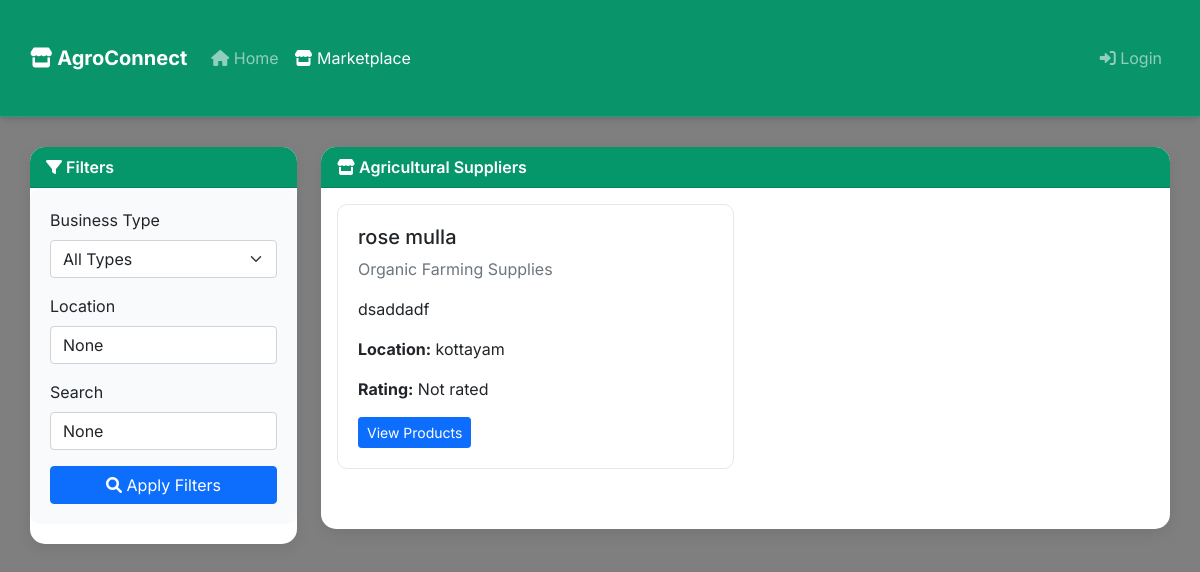
The app's page /marketplace/ (signed in) with its own data.
### supplier/models.py (models this page shows, shortened)
class SupplierProfile(models.Model):
    BUSINESS_TYPE = [
        ('seeds', 'Seeds & Planting Material'),
        ('fertilizers', 'Fertilizers & Nutrients'),
        ('pesticides', 'Pesticides & Crop Protection'),
        ('machinery', 'Farm Machinery & Equipment'),
        ('irrigation', 'Irrigation Systems'),
        ('organic', 'Organic Farming Supplies'),
        ('livestock', 'Livestock Feed & Medicine'),
        ('storage', 'Storage & Processing'),
    ]
    CERTIFICATION_CHOICES = [
        ('organic', 'Organic Certified'),
        ('iso', 'ISO Certified'),
        ('government', 'Government Approved'),
        ('local', 'Locally Verified'),
        ('none', 'Not Certified'),
    ]
    user = models.OneToOneField(settings.AUTH_USER_MODEL, on_delete=models.CASCADE, related_name="supplier_profile")
    business_name = models.CharField(max_length=200)
    business_type = models.CharField(max_length=30, choices=BUSINESS_TYPE)
    description = models.TextField(help_text="Describe your business and specialties")
    location = models.CharField(max_length=200)
    address = models.TextField()
    phone_number = models.CharField(max_length=20)
    email = models.EmailField()
    website = models.URLField(blank=True)
    established_year = models.PositiveIntegerField(validators=[MinValueValidator(1950), MaxValueValidator(2024)])
    certifications = models.CharField(max_length=20, choices=CERTIFICATION_CHOICES, default='none')
    certification_documents = models.FileField(upload_to="supplier_documents/", blank=True, null=True)
    business_license = models.FileField(upload_to="supplier_documents/", blank=True, null=True)
    logo = models.ImageField(upload_to="supplier_logos/", blank=True, null=True)
    is_verified = models.BooleanField(default=False)
    average_rating = models.DecimalField(max_digits=3, decimal_places=2, default=0, validators=[MinValueValidator(0), MaxValueValidator(5)])
    total_products = models.PositiveIntegerField(default=0)
    total_orders = models.PositiveIntegerField(default=0)
    is_active = models.BooleanField(default=True)
    created_at = models.DateTimeField(auto_now_add=True)
    updated_at = models.DateTimeField(auto_now=True)

### supplier/views.py (the view)
# urls.py: path("marketplace/", views.marketplace, name="marketplace"),
@login_required
def marketplace(request):
    suppliers = SupplierProfile.objects.filter(is_active=True, is_verified=True)
    business_type_filter = request.GET.get('business_type')
    if business_type_filter:
        suppliers = suppliers.filter(business_type=business_type_filter)
    location_filter = request.GET.get('location')
    if location_filter:
        suppliers = suppliers.filter(location__icontains=location_filter)
    search_query = request.GET.get('search')
    if search_query:
        suppliers = suppliers.filter(
            Q(business_name__icontains=search_query) |
            Q(description__icontains=search_query)
        )
    products = SupplierProduct.objects.filter(
        supplier__in=suppliers,
        availability_status='in_stock'
    ).order_by('-is_featured', '-created_at')
    supplier_paginator = Paginator(suppliers, 12)
    supplier_page = supplier_paginator.get_page(request.GET.get('supplier_page'))
    product_paginator = Paginator(products, 24)
    product_page = product_paginator.get_page(request.GET.get('product_page'))
    context = {
        "suppliers": supplier_page,
        "products": product_page,
        "business_type_choices": SupplierProfile.BUSINESS_TYPE,
        "current_business_type": business_type_filter,
        "location_filter": location_filter,
        "search_query": search_query,
    }
    return render(request, "supplier/marketplace.html", context)

### template/supplier/marketplace.html (shortened to what this page needs)
{% load expert_tags %}
<!DOCTYPE html>
<html lang="en">
<head>
    <link href="https://cdn.jsdelivr.net/npm/bootstrap@5.1.3/dist/css/bootstrap.min.css" rel="stylesheet">
    <link rel="stylesheet" href="https://cdnjs.cloudflare.com/ajax/libs/font-awesome/6.0.0/css/all.min.css">
</head>
<body>
    <nav class="navbar navbar-expand-lg navbar-dark">
        <div class="container-fluid">
            <a class="navbar-brand" href="/">
                <i class="fas fa-store"></i> AgroConnect
            </a>
            <div class="collapse navbar-collapse" id="navbarNav">
                <ul class="navbar-nav me-auto">
                    <li class="nav-item">
                        <a class="nav-link" href="/">
                            <i class="fas fa-home"></i> Home
                        </a>
                    </li>
                    <li class="nav-item">
                        <a class="nav-link active" href="{% url 'supplier:marketplace' %}">
                            <i class="fas fa-store"></i> Marketplace
                        </a>
                    </li>
                </ul>
                <ul class="navbar-nav">
                    <li class="nav-item">
                        <a class="nav-link" href="/login/">
                            <i class="fas fa-sign-in-alt"></i> Login
                        </a>
                    </li>
                </ul>
            </div>
        </div>
    </nav>
    <div class="container-fluid">
        <div class="row">
            <div class="col-md-3">
                <div class="card">
                    <div class="card-header">
                        <i class="fas fa-filter"></i> Filters
                    </div>
                    <div class="card-body filter-section">
                        <form method="get">
                            <div class="mb-3">
                                <label for="business_type" class="form-label">Business Type</label>
                                <select name="business_type" id="business_type" class="form-select">
                                    <option value="">All Types</option>
                                </select>
                            </div>
                            <div class="mb-3">
                                <label for="location" class="form-label">Location</label>
                                <input type="text" name="location" id="location" class="form-control"
                                    placeholder="Search by location..." value="{{ location_filter }}">
                            </div>
                            <div class="mb-3">
                                <label for="search" class="form-label">Search</label>
                                <input type="text" name="search" id="search" class="form-control"
                                    placeholder="Search suppliers or products..." value="{{ search_query }}">
                            </div>
                            <button type="submit" class="btn btn-primary w-100">
                                <i class="fas fa-search"></i> Apply Filters
                            </button>
                        </form>
                    </div>
                </div>
            </div>
            <div class="col-md-9">
                <div class="card">
                    <div class="card-header">
                        <i class="fas fa-store"></i> Agricultural Suppliers
                    </div>
                    <div class="card-body">
                        {% if suppliers %}
                        <div class="row">
                            {% for supplier in suppliers %}
                            <div class="col-md-6 mb-4">
                                <div class="supplier-card">
                                    <h5>{{ supplier.business_name }}</h5>
                                    <p class="text-muted">{{ supplier.get_business_type_display }}</p>
                                    <p>{{ supplier.description|truncatewords:15 }}</p>
                                    <p><strong>Location:</strong> {{ supplier.location }}</p>
                                    <p><strong>Rating:</strong>
                                        {% if supplier.average_rating > 0 %}
                                        {{ supplier.average_rating|floatformat:1 }}/5
                                        {% else %}
                                        Not rated
                                        {% endif %}
                                    </p>
                                    <div class="mt-3">
                                        <a href="#" class="btn btn-primary btn-sm">View Products</a>
                                    </div>
                                </div>
                            </div>
                            {% endfor %}
                        </div>
                        {% endif %}
                    </div>
                </div>
            </div>
        </div>
    </div>
</body>
</html>

### template/supplier/marketplace.html (style rules this page uses)
body { font-family: 'Inter', sans-serif; background: linear-gradient(rgba(0, 0, 0, 0.5), rgba(0, 0, 0, 0.5)), url('https://images.unsplash.com/photo-1542838132-92c53300491e?ixlib=rb-4.0.3&auto=format&fit=crop&w=1920&q=80') no-repeat center center fixed; background-size: cover; min-height: 100vh; margin: 0; }
.navbar { background: rgba(5, 150, 105, 0.95); box-shadow: 0 4px 6px -1px rgba(0, 0, 0, 0.1), 0 2px 4px -1px rgba(0, 0, 0, 0.06); backdrop-filter: blur(10px); border-bottom: 1px solid rgba(255, 255, 255, 0.1); }
.navbar-brand { font-weight: 700; color: #fff !important; }
.container-fluid { padding: 30px; }
.card { border: none; border-radius: 15px; box-shadow: 0 5px 15px rgba(0, 0, 0, 0.08); margin-bottom: 25px; }
.card-header { background: #059669; color: white; border-radius: 15px 15px 0 0 !important; font-weight: 600; }
.supplier-card { border: 1px solid #e5e7eb; border-radius: 10px; padding: 20px; margin-bottom: 20px; transition: all 0.3s ease; }
.filter-section { background: #f8fafc; border-radius: 10px; padding: 20px; margin-bottom: 20px; }

### records on screen
SupplierProfile: business_name "rose mulla", business_type "Organic Farming Supplies", description "dsaddadf", location "kottayam", average_rating "Not rated"
